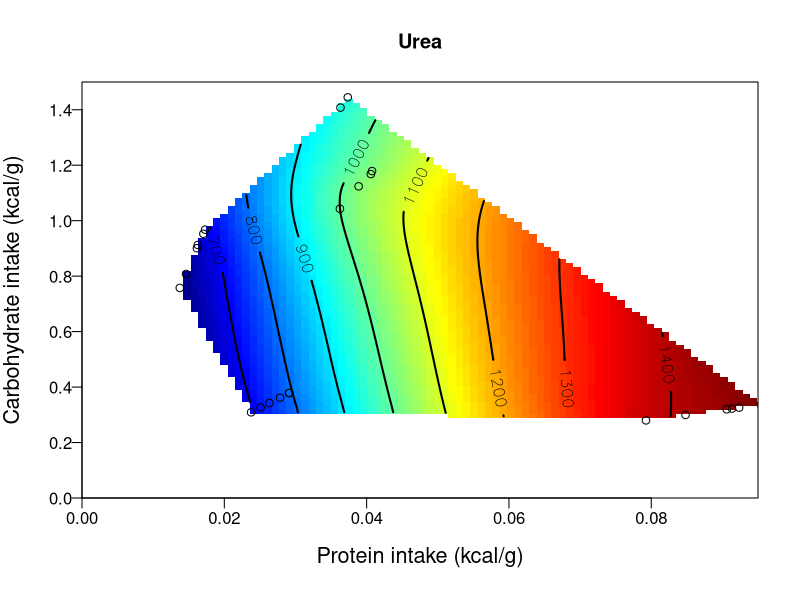
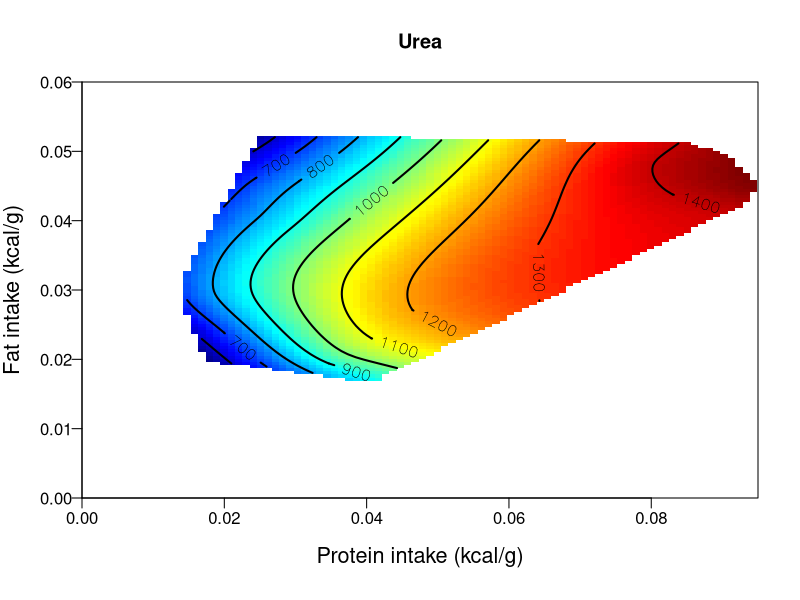

These charts were generated, in order, by the following R code:
## Loading libraries
library(mgcv)
library(fields)

## load data
dat <- read.csv("data/fig2_gfw_urea_food_intake.csv")

k1<-9
k2<-6

model1 <- gam(urea ~ s(prot, k=k1, bs="tp") + s(carb, k=k1, bs="tp") + s(prot, carb, k=k2, bs="tp"),
            gamma = 1.0, method = "REML", select = TRUE, data = dat)

model2 <- gam(urea ~ s(prot, k=k1, bs="tp") + s(fat, k=k1, bs="tp") + s(prot, fat, k=k2, bs="tp"),
              gamma = 1.0, method = "REML", select = TRUE, data = dat)

surf.te <- Tps(cbind(dat$prot, dat$carb), dat$urea, lambda=0.01)
summary(surf.te)
surf.te.out=predictSurface(surf.te)

image(surf.te.out, col=tim.colors(128), lwd=5, las=1, font.lab=2, cex.lab=1.3, mgp=c(2.7,0.5,0), 
      font.axis=1, lab=c(4,5,6), xlim=c(0.0,0.095), ylim=c(0,1.5), xlab=expression("Protein intake (kcal/g)"), 
      ylab=expression("Carbohydrate intake (kcal/g)"), asp=0)
title("Urea")
contour(surf.te.out, lwd=2, labcex=1, add=T)
points(dat$prot,dat$carb, cex=1.0, pch=1, col="black")

surf.te <- Tps(cbind(dat$prot, dat$fat), dat$urea, lambda=0.01)
summary(surf.te)
surf.te.out=predictSurface(surf.te)

image(surf.te.out, col=tim.colors(128), lwd=5, las=1, font.lab=2, cex.lab=1.3, mgp=c(2.7,0.5,0), 
      font.axis=1, lab=c(4,5,6), xlim=c(0.0,0.095), ylim=c(0,0.06), xlab=expression("Protein intake (kcal/g)"), 
      ylab=expression("Fat intake (kcal/g)"), asp=0)
title("Urea")
contour(surf.te.out, lwd=2, labcex=1, add=T)
points(dat$prot,dat$intake.fat, cex=1.0, pch=1, col="black")
